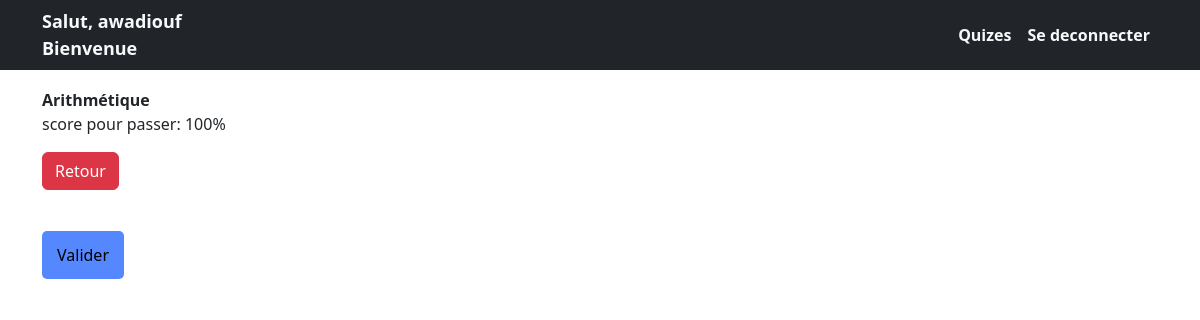
Page /1/ (signed in) on the committed database.
### comptes/models.py (models this page shows)
class Client(AbstractUser):
    pass

### monquiz/models.py (models this page shows, shortened)
class Quiz(models.Model):
    nom = models.CharField(max_length=120)
    topic = models.CharField(max_length=120)
    nombre_de_questions = models.IntegerField()
    temps = models.IntegerField(help_text="durée du quiz en minutes")
    score_requi_pour_passer = models.IntegerField(help_text="Score en %")
    difficulte = models.CharField(max_length=13, choices=DIFF_CHOICES)
    class Meta:
        verbose_name_plural = 'Quizes'

### monquiz/views.py (the view)
# urls.py: 2. Add a URL to urlpatterns:  path('', views.home, name='home')
def home(request, pk):
    quiz = Quiz.objects.get(pk=pk)
    return render(request, 'monquiz/monquiz.html', {"objets": quiz})

### monquiz/templates/monquiz/monquiz.html (shortened to what this page needs)
{% extends 'monquiz/base.html' %}
{% load static %}
 {% block content%}
<div class="row">
  <div class="col">
    <b>{{objets.nom}}</b>
    <p>score pour passer: {{objets.score_requi_pour_passer}}%</p>
  </div>
  <div class="col text-right" id="box-conteur"></div>
</div>
<a href="{% url 'monquiz:quizlistview' %}" class="btn btn-danger mb-3"
  >Retour</a
>
<form id="form-quiz">
  <button type="submit" class="btn-primaire mb-3" id="arret">Valider</button>
</form>
{%endblock %}

### monquiz/templates/monquiz/navbar.html (shortened to what this page needs)
{% load static %}
<header>
<nav class="navbar navbar-expand-md bg-dark navbar-dark fixed-top  fw-bold">
<div class="container">
  <div class="row">
    <div class="col-lg-12 col-md-12">
      <span class="greet greet text-light">Salut, {{request.user}}</span>
    </div>
    {% if user.is_authenticated %}
    <div class="col-lg-6 col-md-12">
      <span ><a  class="greet text-light nav-link" href="">Bienvenue</a></span>
    </div>
    {% endif %}
  </div>
  <div class="collapse navbar-collapse justify-content-end" id="navbarNav">
  <ul class="navbar-nav">
    <li class="nav-item active"><a class="nav-link text-light" href="{% url 'monquiz:quizlistview' %}">Quizes</a> </li>
    {% if user.is_authenticated %}
    <li>
      <a class="nav-link text-light" href="{% url 'deconnexion' %}">Se deconnecter</a>
    </li>
    {% else %}
    <li>
      <a class="nav-link text-light" href="{% url 'connexion' %}">Se connecter</a>
    </li>
    {%endif%}
  </ul>
</div>
  </div>
</nav>
</header>
<br><br>

### monquiz/static/monquiz/style.css (style rules this page uses)
.btn-primaire { background: #58f; padding: 12px 15px; border-radius: 5px; border: none; margin-top: 25px; }

### monquiz/static/monquiz/navbar.css (style rules this page uses)
.greet { font-size: 18px; color: #fff; }

### rows in the picture
Client: user "awadiouf"
Quiz: nom "Arithmétique", score_requi_pour_passer "100"
